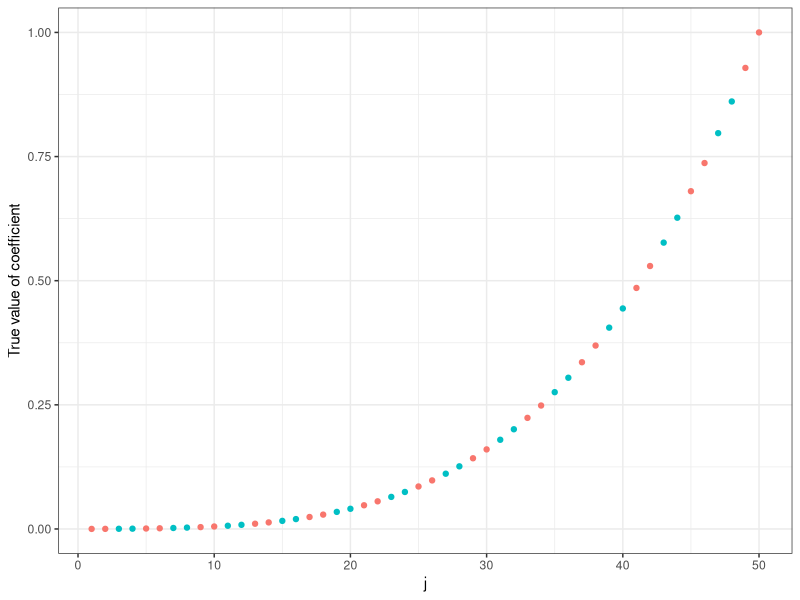
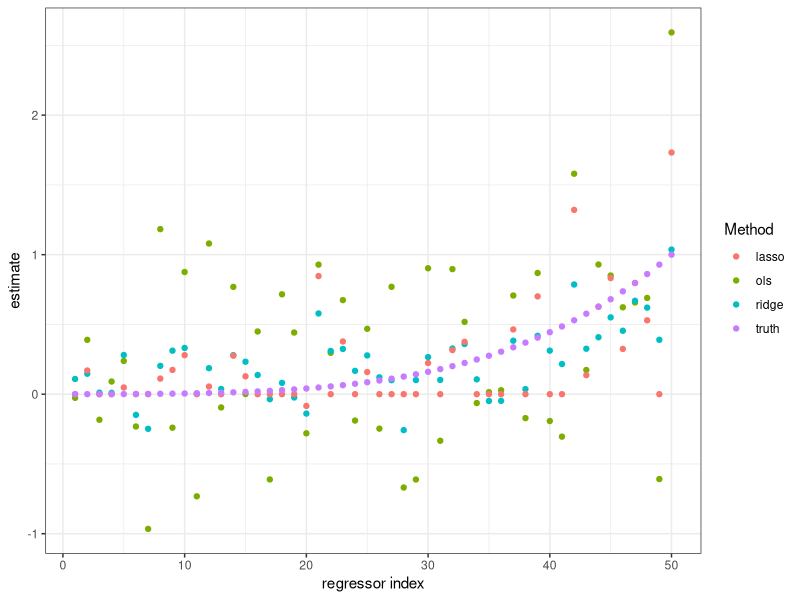
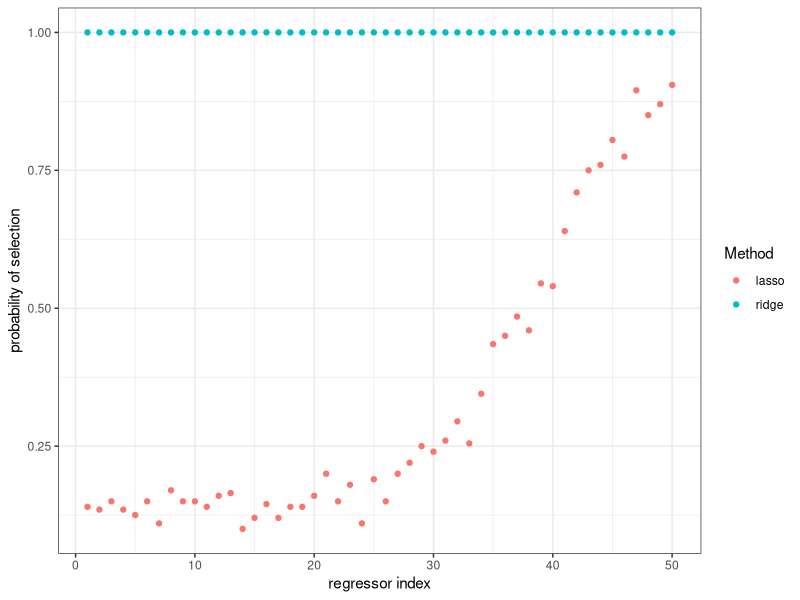
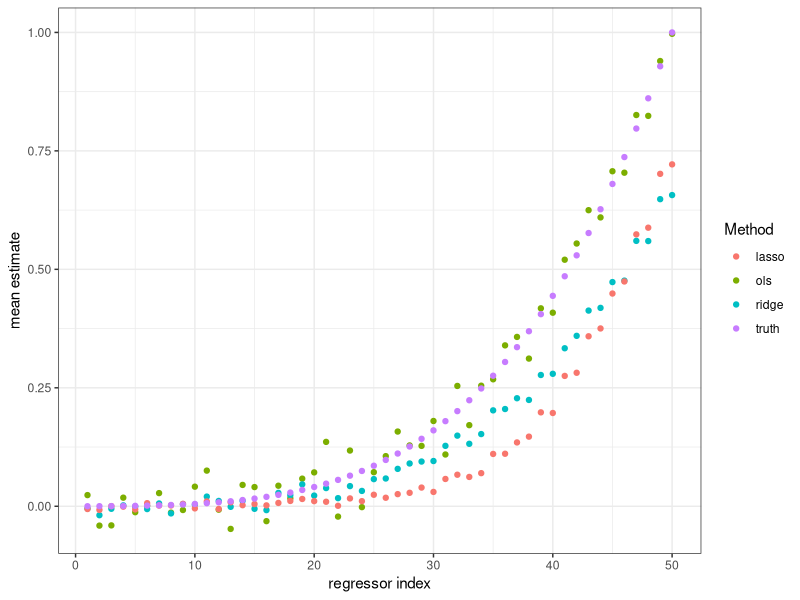
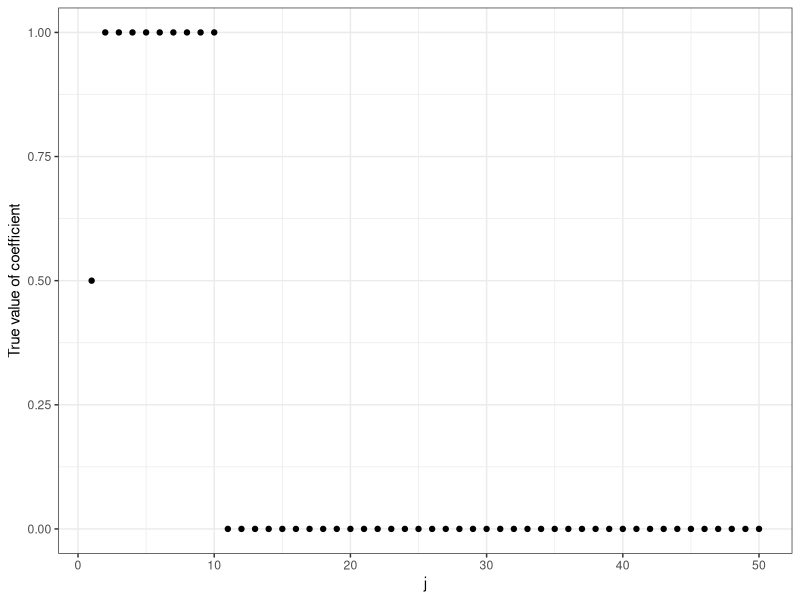
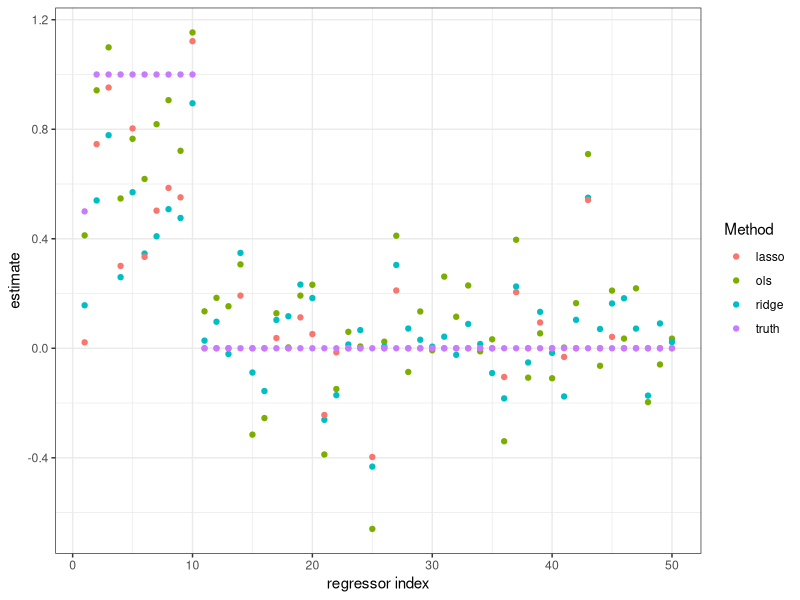

The R source for these figures, in order: (Note: a time limit stopped this script after it produced the figures.)
library(ggplot2)
library(glmnet)
library(data.table)
library(xtable)
library(MASS)

# function that generates data for the "dense" design
generate_data_dense <- function() {
  # round up to next even number
  p_prime <- p + p %% 2
  Sigma <- kronecker(diag(p_prime/2), matrix(c(1, corr_par, corr_par, 1),
                                             nrow = 2, ncol = 2))
  Sigma <- Sigma[seq_len(p), seq_len(p)]
  
  X <- mvrnorm(n, mu = rep_len(0, p), Sigma = Sigma)
  
  y <- X %*% coef_true$b + rnorm(n, sd = 3)
  
  setNames(data.table(cbind(y, X)), c("y", sprintf("x%d", seq_len(p))))
}

# function that generates data for the "sparse" desgin w/ high correlation of 
# the first 2 regressors
generate_data_sparse_corr <- function() {
  # round up to next even number
  Sigma <- diag(p)
  
  Sigma[seq_len(2), seq_len(2)] <- 
    matrix(c(1, 0.95, 0.95, 1), nrow = 2, ncol = 2)
  
  X <- mvrnorm(n, mu = rep_len(0, p), Sigma = Sigma)
  
  y <- X %*% coef_true$b + rnorm(n, sd = 2)
  
  setNames(data.table(cbind(y, X)), c("y", sprintf("x%d", seq_len(p))))
}

# function that generates data for the "sparse" desgin w/o correlation of 
# the first 2 regressors
generate_data_sparse_uncorr <- function() {
  # round up to next even number
  Sigma <- diag(p)
  
  X <- mvrnorm(n, mu = rep_len(0, p), Sigma = Sigma)
  
  y <- X %*% coef_true$b + rnorm(n, sd = 2)
  
  setNames(data.table(cbind(y, X)), c("y", sprintf("x%d", seq_len(p))))
}

# draw random data and fit regression models once
simulate_once <- function(s, generate_data, 
                          lambda_ridge = "lambda.min", lambda_lasso = "lambda.min", 
                          always_include_first = FALSE) {  
  
  training_data <- generate_data()
  verification_data <- generate_data()
  
  f_true <- as.vector(as.matrix(verification_data[, 2:(p+1)]) %*% coef_true$b)
  
  # data contains regressors and one outcome (-> subtract 1)
  p <- ncol(training_data) - 1 
  
  if (always_include_first) {
    penalty_factor <- c(0, rep(1, p - 1))
  } else {
    penalty_factor <- rep(1, p)
  }
  
  ols_fit <- lm(training_data$y ~ as.matrix(training_data[, 2:(p+1)]))
  coef_ols <- coef(ols_fit)[2:(p+1)]
  predict_ols <- predict(ols_fit, x = as.matrix(verification_data[, 2:(p+1)]))
  
  ridge_fit <- 
    cv.glmnet(as.matrix(training_data[, 2:(p+1)]), training_data$y, 
              family = "gaussian", alpha = 0, standardize = FALSE, 
              penalty.factor = penalty_factor)
  coef_ridge <- as.matrix(coef(ridge_fit, s = lambda_ridge))[2:(p+1)]
  predict_ridge <- 
    as.vector(predict(ridge_fit, newx = as.matrix(verification_data[, 2:(p+1)]), 
                      s = lambda_ridge))
  
  lasso_fit <- 
    cv.glmnet(as.matrix(training_data[, 2:(p+1)]), training_data$y, 
              family = "gaussian", alpha = 1, standardize = FALSE, 
              penalty.factor = penalty_factor)
  coef_lasso <- as.matrix(coef(lasso_fit, s = lambda_lasso))[2:(p+1)]
  predict_lasso <- 
    as.vector(predict(lasso_fit, newx = as.matrix(verification_data[, 2:(p+1)]), 
                      s = lambda_lasso))
  
  selected <- abs(coef_lasso) > 0
  post_lasso_fit <- lm(training_data$y ~ as.matrix(training_data)[, c(FALSE, selected)])
  coef_post_lasso <- numeric(p)
  coef_post_lasso[selected] <- coef(post_lasso_fit)[-1]
  predict_post_lasso <- predict(post_lasso_fit, x = as.matrix(verification_data[, 2:(p+1)]))

  list(coef_ols=coef_ols, predict_ols = predict_ols,
       coef_ridge=coef_ridge, predict_ridge = predict_ridge, 
       coef_lasso=coef_lasso, predict_lasso = predict_lasso,
       coef_post_lasso = coef_post_lasso, predict_post_lasso = predict_post_lasso, 
       f_true = f_true, 
       lambda.min_ridge = ridge_fit$lambda.min, 
       lambda.min_lasso = lasso_fit$lambda.min)
}

# summarize coefficients estimates obtained in MC simulations
summarize_sim_coef <- function(method, sim_results) {
  coef <- 
    do.call(rbind, lapply(sim_results, function(x) x[[paste0("coef_", method)]]) )
  
  data.frame(method = rep_len(method, p),
             j = seq_len(p), b = as.vector(colMeans(coef)), 
             included = as.vector(colMeans(abs(coef) > 0)), 
             stringsAsFactors = FALSE)
}

# estimate empirical MSE from MC simulations
summarize_sim_mse <- function(method, sim_results) {

  prediction <- 
    do.call(c, lapply(sim_results, function(x) x[[paste0("predict_", method)]]) )
  
  f_true <- 
    do.call(c, lapply(sim_results, function(x) x$f_true) )
  
  data.frame(method = method, mse = mean((prediction - f_true)^2))
}

# draw data once and fit regression models and output results
simulate_design_once <- function(generate_data, file, methods = c("ols", "ridge", "lasso"), 
                                 always_include_first = FALSE) {
  
  coef_as_df <- function(method) {
    data.frame(method = rep_len(method, p), j = seq_len(p), 
               b = simulation_result[[paste0("coef_", method)]])
  }
  
  simulation_result <- simulate_once(1, generate_data = generate_data, 
                                     always_include_first = always_include_first)
  
  fit_once_coef <- 
    rbind(do.call(rbind, lapply(methods, coef_as_df)),
          coef_true[, c("method", "j", "b")])
  
  plot_coef <-   ggplot2::ggplot(fit_once_coef, aes(x = j, y = b, color = as.factor(method))) + 
    geom_point() + theme_bw() + labs(color = "Method") + xlab("regressor index") + ylab("estimate")
  
  pdf(file, width = 4.2, height = 2.5)
    print(plot_coef)
  dev.off()
  
  plot_coef
}

# run an MC simulation, generate summaries and save them
simulate_design_MC <- function(generate_data, file_prefix, num_sim = 50, 
                               methods = c("ols", "ridge", "lasso"), 
                               lambda.min_ridge = "lambda.min", lambda.min_lasso = "lambda.min", 
                               always_include_first = FALSE) {
  
  sim_results <- lapply(seq_len(num_sim), simulate_once, lambda_ridge = lambda.min_ridge, 
                        lambda_lasso = lambda.min_lasso,
                        generate_data = generate_data, 
                        always_include_first = always_include_first)
  
  lambda.min_ridge <- mean(do.call(c, lapply(sim_results, function(x) x$lambda.min_ridge) )) 
  lambda.min_lasso <- mean(do.call(c, lapply(sim_results, function(x) x$lambda.min_lasso) )) 

  summary_sim_coef <- 
    rbind(do.call(rbind, 
                  lapply(methods, summarize_sim_coef, sim_results = sim_results)), 
          cbind(coef_true[c("method", "j", "b")], data.frame(included = rep.int(NA, nrow(coef_true))))
          )
  
  summary_sim_coef <- data.table(summary_sim_coef)
  
  plot_included <- 
    ggplot(summary_sim_coef[method %in% c("ridge", "lasso"), ], 
           aes(x = j, y = included, color = as.factor(method))) + 
    geom_point() + theme_bw() + labs(color = "Method") + xlab("regressor index") + 
    ylab("probability of selection")
  
  pdf(paste0(file_prefix, "_plot_included.pdf"), width = 4.2, height = 2.5)
    print(plot_included)
  dev.off()
  
  sum_sim_mse <- 
    do.call(rbind, lapply(methods, summarize_sim_mse, sim_results = sim_results))
  sum_sim_mse
  print(xtable(sum_sim_mse), booktabs = TRUE, file = paste0(file_prefix, "_mse_table.tex"))
  
  plot_coef <- ggplot2::ggplot(summary_sim_coef, aes(x = j, y = b, color = as.factor(method))) + 
    geom_point() + theme_bw() + labs(color = "Method") + xlab("regressor index") + 
    ylab("mean estimate")
  
  pdf(paste0(file_prefix, "_plot_mean.pdf"), width = 4.2, height = 2.5)
    print(plot_coef)
  dev.off()
  
  list(lambda.min_ridge = lambda.min_ridge, lambda.min_lasso = lambda.min_lasso, 
       sum_sim_mse = sum_sim_mse, 
       plot_included = plot_included, 
       plot_coef = plot_coef, summary_sim_coef = summary_sim_coef)
}

# set working directory
wd <- "/Users/xdzean/Dropbox/teaching/machine_learning/ML_notes/R_code/penalized_regression"
# the folder "output_for_slides" must exist in wd
setwd(file.path(wd, "output_for_slides"))

### Simulate a model that is NOT sparse

# number of regressors/features 
p <- 50
# number of observations 
n <- 100
# parameterization of some correlations
corr_par <- 0.8

# define coefficients
b <- seq(0.1, 1, length.out = p)
b <- abs(b)^(4)
coef_true <- data.frame(method = rep_len("truth", p), 
                        j = seq_len(p), b = b, group = ((seq_len(p)-1) %/% 2) %% 2)

# plot coefficients
pdf("dense_plot_coefficients.pdf", width = 4.2, height = 2.5)
print(ggplot2::ggplot(coef_true, aes(x = j, y = b, color = as.factor(group))) + 
        geom_point() + theme_bw() + guides(color = FALSE) + ylab("True value of coefficient"))
dev.off()

# fit 1 model
set.seed(20190516)
plot_once <- simulate_design_once(generate_data_dense, "dense_plot_coef_once.pdf")

# run MC simulation
MC_sim_dense <- simulate_design_MC(generate_data_dense, "dense", num_sim = 200, lambda.min_ridge = 3.2,
                                   lambda.min_lasso = 0.4)


### Simulate a model that is IS sparse

# define coefficients
b <- rep(0, length.out = p)
b[1] <- 0.5
b[2:10] <- 1
coef_true <- data.frame(method = rep_len("truth", p),
                        j = seq_len(p), b = b)

# plot coefficients
pdf("sparse_uncorr_plot_coefficients.pdf", width = 4.2, height = 2.5)
print(ggplot2::ggplot(coef_true, aes(x = j, y = b)) + 
        geom_point() + theme_bw() + guides(color = FALSE) + ylab("True value of coefficient"))
dev.off()

# fit 1 model
set.seed(20190516)
plot_once <-
  simulate_design_once(generate_data_sparse_uncorr, "sparse_uncorr_plot_coef_once.pdf")

## uncorrelated case

# run MC simulation 
MC_sim_sparse_uncorr <-
  simulate_design_MC(generate_data_sparse_uncorr, "sparse_uncorr", num_sim = 200, 
                     lambda.min_ridge = 0.9, lambda.min_lasso = 0.2)

## uncorrelated case, fix first regressor, demonstration of post-lasso

# run MC simulation
MC_sim_sparse_uncorr_post <-
  simulate_design_MC(generate_data_sparse_uncorr, "sparse_uncorr_post",
                     num_sim = 200, lambda.min_ridge = "lambda.min",
                     lambda.min_lasso = "lambda.min", methods = c("ols", "lasso", "post_lasso"), 
                     always_include_first = TRUE)

## correlated case, fix first regressor, demonstration of post-lasso

# now run design with strong correlation in 1st 2 regressors
# run MC simulation
MC_sim_sparse_corr_post <-
  simulate_design_MC(generate_data_sparse_corr, "sparse_corr_post",
                     num_sim = 200, lambda.min_ridge = "lambda.min",
                     lambda.min_lasso = "lambda.min", methods = c("ols", "lasso", "post_lasso"), 
                     always_include_first = TRUE)
